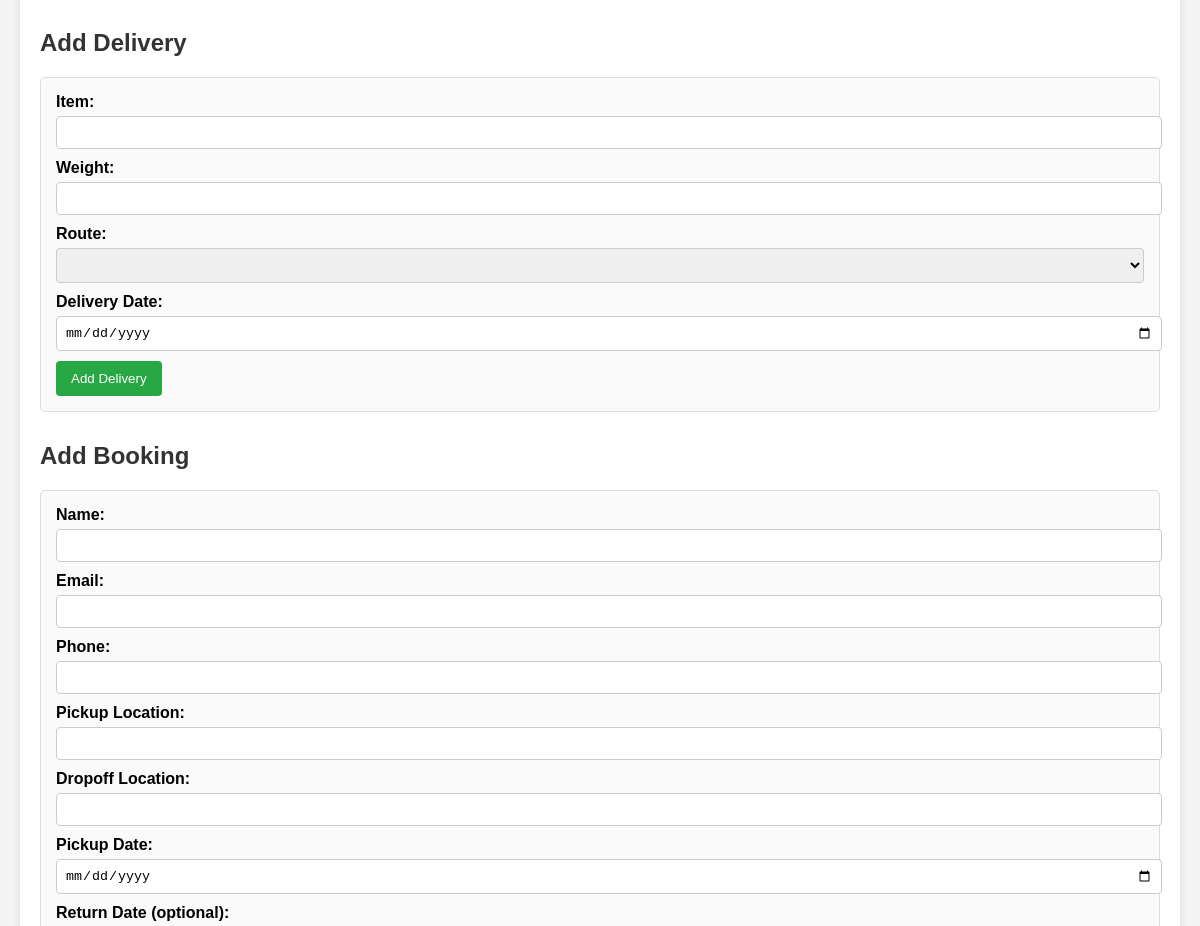
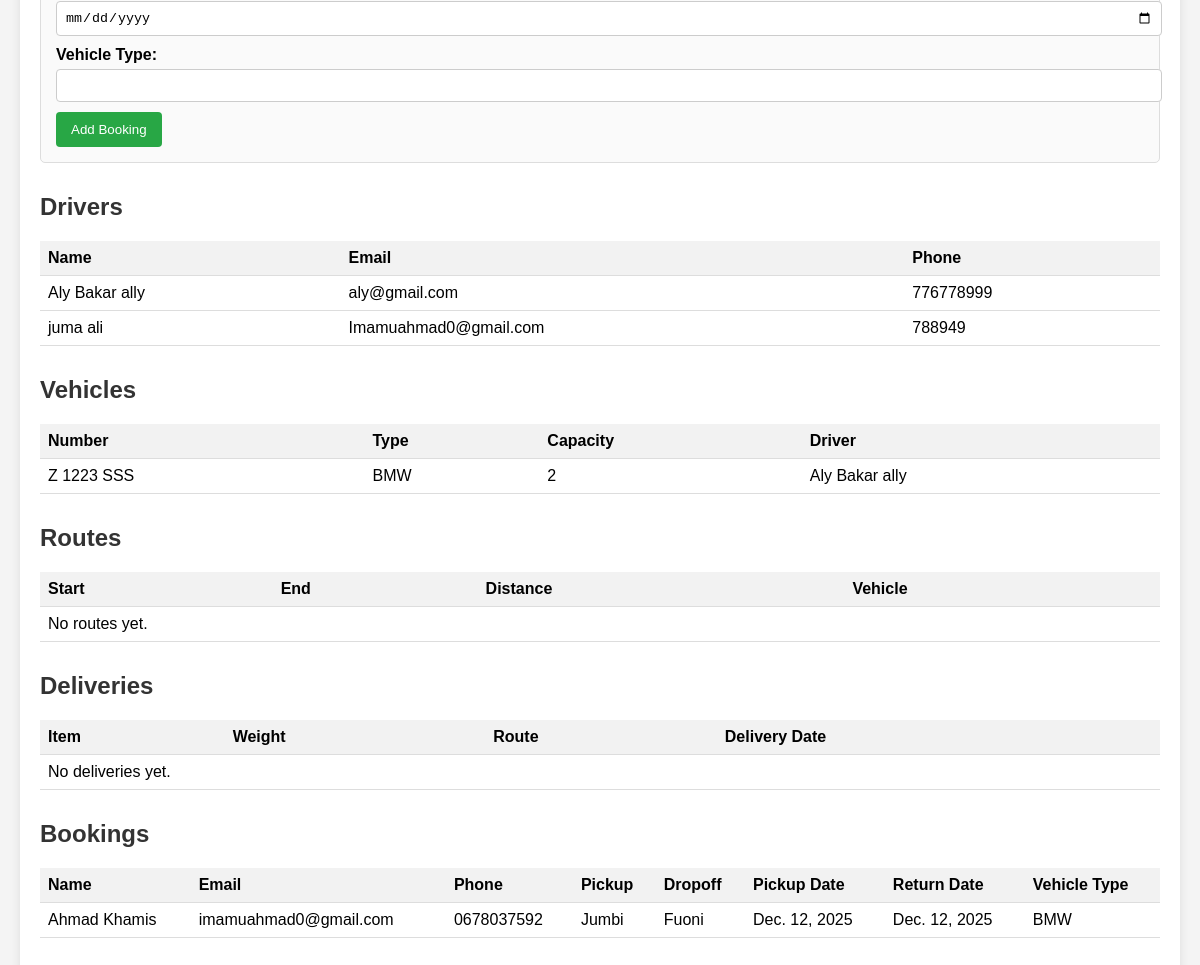
Before: / (lower part) with the older database file (2 pictures, top to bottom).
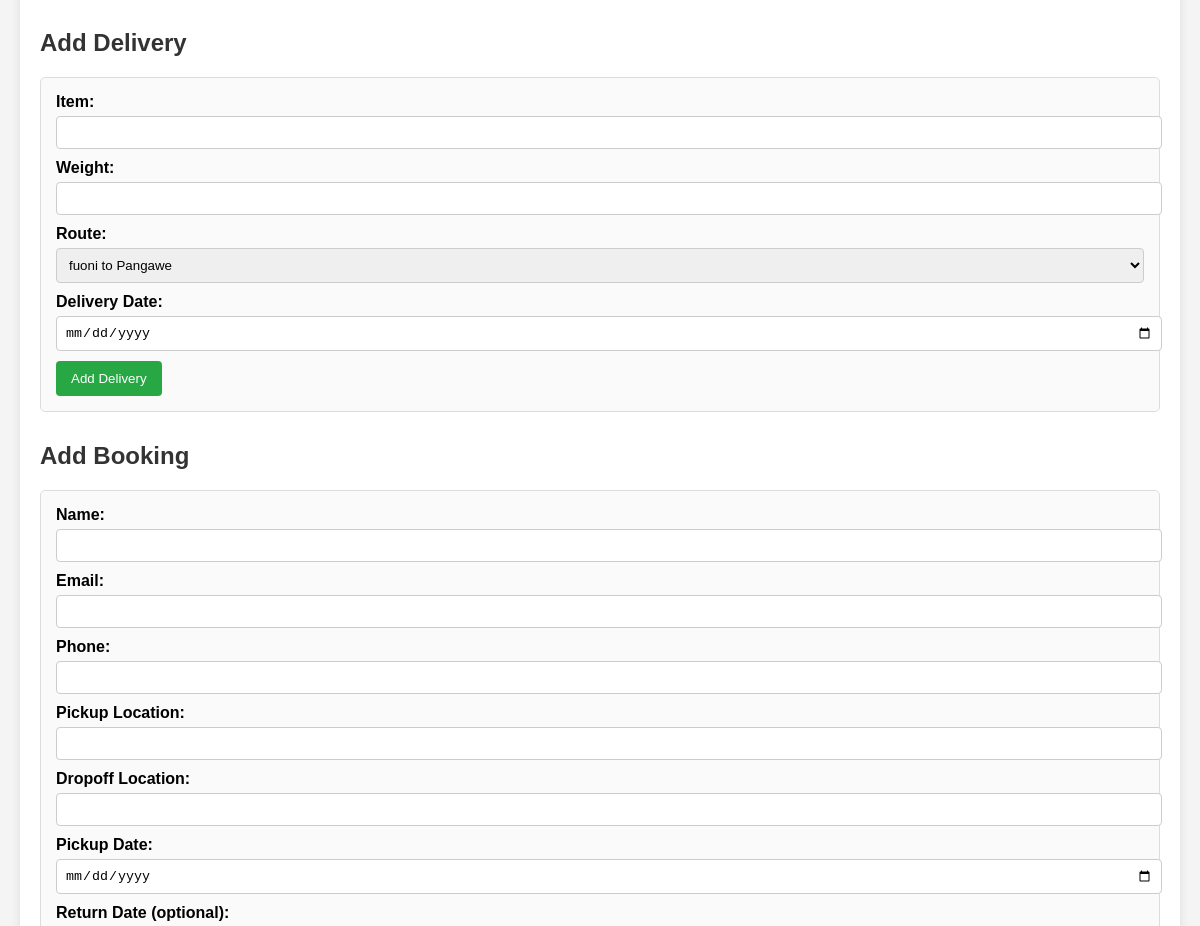
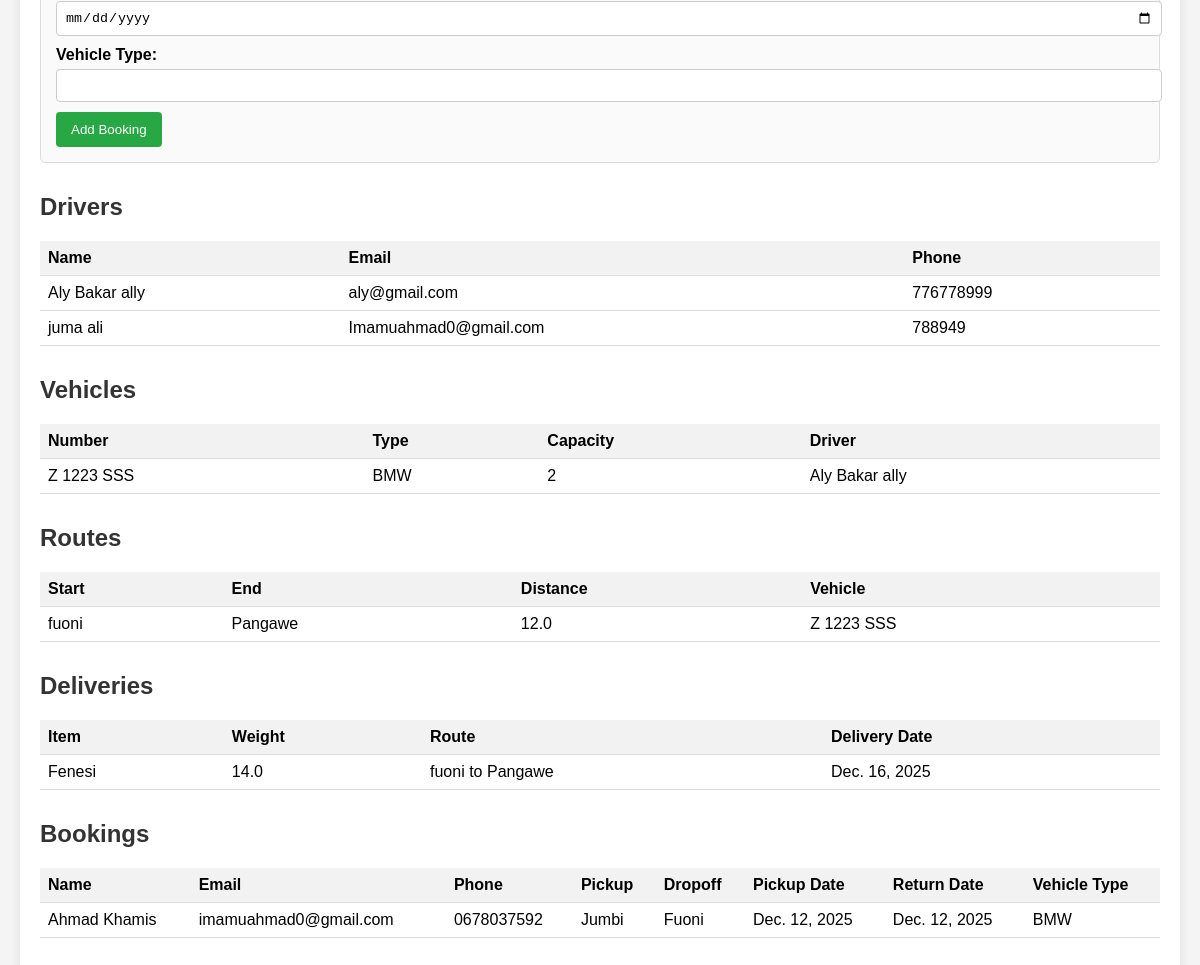
After: the same page with the newer database file (2 pictures, top to bottom).
### App/models.py (models this page shows, shortened)
class Drivers(models.Model):
    D_Name= models.CharField(max_length=100)
    D_EMail= models.EmailField(unique=True)
    D_Phone = models.IntegerField(max_length=12)

class Vehicles(models.Model):
    V_Number= models.CharField(max_length=20, unique=True)
    V_Type= models.CharField(max_length=50)
    V_Capacity= models.IntegerField()
    Driver= models.ForeignKey(Drivers, on_delete=models.CASCADE)

class bookings(models.Model):
    name = models.CharField(max_length=100)
    email = models.EmailField()
    phone = models.CharField(max_length=15)
    pickup_location = models.CharField(max_length=200)
    dropoff_location = models.CharField(max_length=200)
    pickup_date = models.DateField()
    return_date = models.DateField(null=True, blank=True)
    vehicle_type = models.CharField(max_length=50)

class Routes(models.Model):
    R_Start= models.CharField(max_length=100)
    R_End= models.CharField(max_length=100)
    R_Distance= models.FloatField()
    Vehicle= models.ForeignKey(Vehicles, on_delete=models.CASCADE)

class Deliveries(models.Model):
    D_Item= models.CharField(max_length=200)
    D_Weight= models.FloatField()
    Route= models.ForeignKey(Routes, on_delete=models.CASCADE)
    Delivery_Date= models.DateField()

### App/views.py (the view)
# urls.py: path('',views.home,name='home'),
def home(request):
    drivers = Drivers.objects.all()
    vehicles = Vehicles.objects.all()
    routes = Routes.objects.all()
    deliveries = Deliveries.objects.all()
    booking_list = bookings.objects.all()
    context = {
        'drivers': drivers,
        'vehicles': vehicles,
        'routes': routes,
        'deliveries': deliveries,
        'bookings': booking_list,
    }
    return render(request,'index.html', context)

### App/Templates/index.html (shortened to what this page needs)
<!DOCTYPE html>
<html lang="en">
<head>
</head>
<body>
    <div class="container">
        <div class="section">
            <h2>Add Delivery</h2>
            <form action="{% url 'add_delivery' %}" method="post">
                <label for="item">Item:</label>
                <input type="text" id="item" name="item" required>
                <label for="weight">Weight:</label>
                <input type="number" step="0.01" id="weight" name="weight" required>
                <label for="route">Route:</label>
                <select id="route" name="route" required>
                    {% for route in routes %}
                        <option value="{{ route.id }}">{{ route.R_Start }} to {{ route.R_End }}</option>
                    {% endfor %}
                </select>
                <label for="date">Delivery Date:</label>
                <input type="date" id="date" name="date" required>
                <button type="submit">Add Delivery</button>
            </form>
        </div>
        <div class="section">
            <h2>Add Booking</h2>
            <form action="{% url 'add_booking' %}" method="post">
                <label for="b_name">Name:</label>
                <input type="text" id="b_name" name="name" required>
                <label for="b_email">Email:</label>
                <input type="email" id="b_email" name="email" required>
                <label for="b_phone">Phone:</label>
                <input type="text" id="b_phone" name="phone" required>
                <label for="pickup">Pickup Location:</label>
                <input type="text" id="pickup" name="pickup" required>
                <label for="dropoff">Dropoff Location:</label>
                <input type="text" id="dropoff" name="dropoff" required>
                <label for="pickup_date">Pickup Date:</label>
                <input type="date" id="pickup_date" name="pickup_date" required>
                <label for="return_date">Return Date (optional):</label>
                <input type="date" id="return_date" name="return_date">
                <label for="vehicle_type">Vehicle Type:</label>
                <input type="text" id="vehicle_type" name="vehicle_type" required>
                <button type="submit">Add Booking</button>
            </form>
        </div>
        <div class="section">
            <h2>Drivers</h2>
            <table>
                <thead>
                    <tr>
                        <th>Name</th>
                        <th>Email</th>
                        <th>Phone</th>
                    </tr>
                </thead>
                <tbody>
                    {% for driver in drivers %}
                        <tr>
                            <td>{{ driver.D_Name }}</td>
                            <td>{{ driver.D_EMail }}</td>
                            <td>{{ driver.D_Phone }}</td>
                        </tr>
                    {% empty %}
                        <tr><td colspan="3">No drivers yet.</td></tr>
                    {% endfor %}
                </tbody>
            </table>
        </div>
        <div class="section">
            <h2>Vehicles</h2>
            <table>
                <thead>
                    <tr>
                        <th>Number</th>
                        <th>Type</th>
                        <th>Capacity</th>
                        <th>Driver</th>
                    </tr>
                </thead>
                <tbody>
                    {% for vehicle in vehicles %}
                        <tr>
                            <td>{{ vehicle.V_Number }}</td>
                            <td>{{ vehicle.V_Type }}</td>
                            <td>{{ vehicle.V_Capacity }}</td>
                            <td>{{ vehicle.Driver.D_Name }}</td>
                        </tr>
                    {% empty %}
                        <tr><td colspan="4">No vehicles yet.</td></tr>
                    {% endfor %}
                </tbody>
            </table>
        </div>
        <div class="section">
            <h2>Routes</h2>
            <table>
                <thead>
                    <tr>
                        <th>Start</th>
                        <th>End</th>
                        <th>Distance</th>
                        <th>Vehicle</th>
                    </tr>
                </thead>
                <tbody>
                    {% for route in routes %}
                        <tr>
                            <td>{{ route.R_Start }}</td>
                            <td>{{ route.R_End }}</td>
                            <td>{{ route.R_Distance }}</td>
                            <td>{{ route.Vehicle.V_Number }}</td>
                        </tr>
                    {% empty %}
                        <tr><td colspan="4">No routes yet.</td></tr>
                    {% endfor %}
                </tbody>
            </table>
        </div>
        <div class="section">
            <h2>Deliveries</h2>
            <table>
                <thead>
                    <tr>
                        <th>Item</th>
                        <th>Weight</th>
                        <th>Route</th>
                        <th>Delivery Date</th>
                    </tr>
                </thead>
                <tbody>
                    {% for delivery in deliveries %}
                        <tr>
                            <td>{{ delivery.D_Item }}</td>
                            <td>{{ delivery.D_Weight }}</td>
                            <td>{{ delivery.Route.R_Start }} to {{ delivery.Route.R_End }}</td>
                            <td>{{ delivery.Delivery_Date }}</td>
                        </tr>
                    {% empty %}
                        <tr><td colspan="4">No deliveries yet.</td></tr>
                    {% endfor %}
                </tbody>
            </table>
        </div>
        <div class="section">
            <h2>Bookings</h2>
            <table>
                <thead>
                    <tr>
                        <th>Name</th>
                        <th>Email</th>
                        <th>Phone</th>
                        <th>Pickup</th>
                        <th>Dropoff</th>
                        <th>Pickup Date</th>
                        <th>Return Date</th>
                        <th>Vehicle Type</th>
                    </tr>
                </thead>
                <tbody>
                    {% for booking in bookings %}
                        <tr>
                            <td>{{ booking.name }}</td>
                            <td>{{ booking.email }}</td>
                            <td>{{ booking.phone }}</td>
                            <td>{{ booking.pickup_location }}</td>
                            <td>{{ booking.dropoff_location }}</td>
                            <td>{{ booking.pickup_date }}</td>
                            <td>{{ booking.return_date|default:"N/A" }}</td>
                            <td>{{ booking.vehicle_type }}</td>
                        </tr>
                    {% empty %}
                        <tr><td colspan="8">No bookings yet.</td></tr>
                    {% endfor %}
                </tbody>
            </table>
        </div>
    </div>
</body>
</html>

### App/Templates/index.html (style rules this page uses)
body { font-family: Arial, sans-serif; margin: 20px; background-color: #f4f4f4; }
.container { max-width: 1200px; margin: auto; background: white; padding: 20px; border-radius: 8px; box-shadow: 0 0 10px rgba(0,0,0,0.1); }
h1, h2 { color: #333; }
form { margin-bottom: 20px; padding: 15px; border: 1px solid #ddd; border-radius: 5px; background: #fafafa; }
label { display: block; margin-bottom: 5px; font-weight: bold; }
input, select { width: 100%; padding: 8px; margin-bottom: 10px; border: 1px solid #ccc; border-radius: 4px; }
button { background: #28a745; color: white; padding: 10px 15px; border: none; border-radius: 4px; cursor: pointer; }
.section { margin-bottom: 30px; }
table { width: 100%; border-collapse: collapse; margin-top: 10px; }
th, td { padding: 8px; text-align: left; border-bottom: 1px solid #ddd; }
th { background: #f2f2f2; }

Changed rows visible on the page:
added Routes: R_Start "fuoni", R_End "Pangawe", R_Distance "12.0", Vehicle.V_Number "Z 1223 SSS"
added Deliveries: D_Item "Fenesi", D_Weight "14.0", Route.R_Start "fuoni", Route.R_End "Pangawe", Delivery_Date "Dec. 16, 2025"
Other visible differences:
form field route: (not shown) → "fuoni to Pangawe"
text no longer shown: "No routes yet. No deliveries yet."
